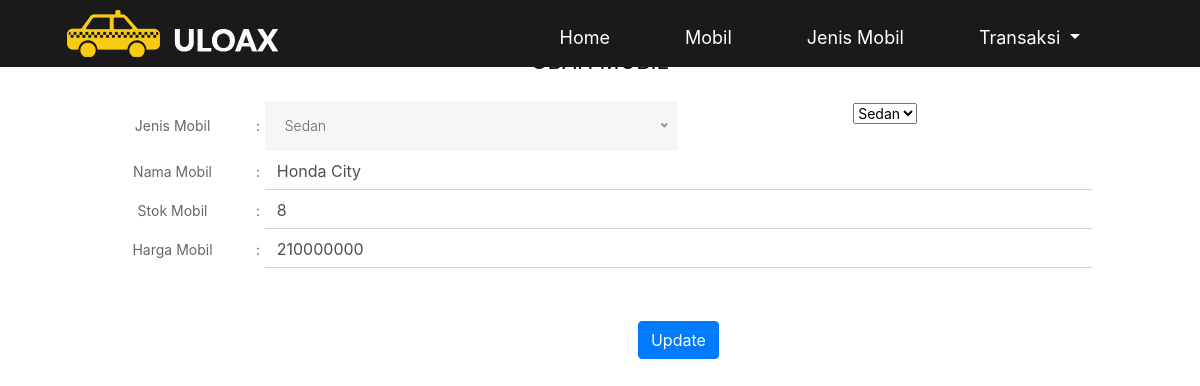
Screenshot of /ubah_mobil.php?id_Mobil=RM001 with the database file from the repository.
### tables this page shows
CREATE TABLE `mobil` (
  `id_Mobil` varchar(5) NOT NULL,
  `id_jenis_Mobil` varchar(5) NOT NULL,
  `nama_Mobil` varchar(50) NOT NULL,
  `stok_Mobil` int(11) NOT NULL,
  `harga_Mobil` int(11) NOT NULL
);

### ubah_mobil.php (the view, shortened to what this page needs)
<!DOCTYPE html>
<html lang="en">
<head>
<link rel="stylesheet" type="text/css" href="css/bootstrap.min.css">
<link rel="stylesheet" type="text/css" href="css/style.css">
<link rel="stylesheet" href="css/responsive.css">
<link rel="stylesheet" href="css/jquery.mCustomScrollbar.min.css">
<link rel="stylesheet" href="https://netdna.bootstrapcdn.com/font-awesome/4.0.3/css/font-awesome.css">
<link rel="stylesheet" href="css/owl.carousel.min.css">
<link rel="stylesheet" href="css/owl.theme.default.min.css">
<link rel="stylesheet" href="https://cdnjs.cloudflare.com/ajax/libs/fancybox/2.1.5/jquery.fancybox.min.css" media="screen">
</head>
<body>
<?php
        if(isset($_GET['id_Mobil']))
        {
            $id = $_GET['id_Mobil'];
            include 'koneksi.php';
            $query = "select * from mobil where id_Mobil='$id'";
            $select = mysqli_query($con, $query);
            $sel = mysqli_fetch_array($select);
        }
  ?>
  <div id="index.html" class="header_section">
        <div class="container">
            <div class="row">
                <div class="col-sm-6 col-lg-3">
                    <div class="logo"><a href="index.html"><img src="images/logo.png"></a></div>
                </div>
                <div class="col-sm-6 col-lg-9">
                    <div class="menu_text">
                        <ul>
                            <li><a href="index.html">Home</a></li>
                            <li><a href="read_mobil.php">Mobil</a></li>
                            <li><a href="read_jenis.php">Jenis Mobil</a></li>
                            <li class="dropdown">
                              <a class="dropdown-toggle" data-toggle="dropdown" href="#">Transaksi
                              <span class="caret"></span></a>
                            </li>
                </div>
                    </div>
            </div>
        </div>
    </div>
    <main>
    <div class="page-section">
      <div class="container">
      <header class="col-12 text-center tm-bg-black-transparent p-5 tes">
                    <h2 class="text-uppercase mb-3 tm-app-feature-header">Ubah Mobil</h2>
                    <form method="post" action="ubah_mobil_db.php?id_Mobil=<?php echo $id ?>">
                      <div class="form-group">
                      <table width="1000px" style="item-align:left;">
                            <tr>
                                <td>Jenis Mobil</td>
                                <td>:</td>
                                <td>
                                <select style="item-align:left;" name="jenis">
                                <?php
                                    include 'koneksi.php';
                                    $sql="select * from jenis_Mobil where status_jenis_Mobil> 0";
                                    $hasil=mysqli_query($con,$sql);
                                    while ($data = mysqli_fetch_array($hasil)) {
                                ?>
                                    <option value="<?php echo $data['id_jenis_Mobil'];?>"><?php echo $data['nama_jenis_Mobil'];?></option>
                                    <?php
                                    }
                                ?>
                                </select>
                                </td>
                            </tr>
                            <tr>
                                <td>Nama Mobil</td>
                                <td>:</td>
                                <td><input value="<?php echo $sel['nama_Mobil'] ?>"class="form-control rounded-0 border-top-0 border-right-0 border-left-0" type="text" name="nama" size="35"/></td>
                            </tr>
                            <tr>
                                <td>Stok Mobil</td>
                                <td>:</td>
                                <td><input value="<?php echo $sel['stok_Mobil'] ?>" class="form-control rounded-0 border-top-0 border-right-0 border-left-0" type="text" name="stok" size="35"/></td>
                            </tr>
                            <tr>
                                <td>Harga Mobil</td>
                                <td>:</td>
                                <td><input value="<?php echo $sel['harga_Mobil'] ?>" class="form-control rounded-0 border-top-0 border-right-0 border-left-0" type="text" name="harga" size="35"/></td>
                            </tr>
                            <tr>
                                <td></td>
                                <td></td>
                                <td>
                                  <br><br>
                                <button class="btn btn-primary" type="submit" name="submit" value="Tambah" >Update</button>
                                </td>
                            </tr>
                        </table>
                </form>
                </header>
      </div>
    </div>
  </main>
</body>
</html>

### css/style.css (style rules this page uses)
* { box-sizing: border-box !important; transition: ease all 0.5s; }
html { scroll-behavior: smooth; }
body { color: #666666; font-size: 14px; font-family:Times New Rom...; line-height: 1.80857; font-weight: normal; overflow-x: hidden; }
a { color: #1f1f1f; text-decoration: none !important; outline: none !important; -webkit-transition: all .3s ease-in-out; -moz-transition: all .3s ease-in-out; -ms-transition: all .3s ease-in-out; -o-transition: all .3s ease-in-out; transition: all .3s ease-in-out; }
h1, h2, h3, h4, h5, h6 { letter-spacing: 0; font-weight: normal; position: relative; padding: 0 0 10px 0; font-weight: normal; line-height: normal; color: #111111; margin: 0 }
h2 { font-size: 22px }
*, *::after, *::before { -webkit-box-sizing: border-box; -moz-box-sizing: border-box; box-sizing: border-box; }
ul, li, ol { margin: 0px; padding: 0px; list-style: none; }
a { color: #222222; text-decoration: none; outline: none !important; }
a, .btn { text-decoration: none !important; outline: none !important; -webkit-transition: all .3s ease-in-out; -moz-transition: all .3s ease-in-out; -ms-transition: all .3s ease-in-out; -o-transition: all .3s ease-in-out; transition: all .3s ease-in-out; }
img { max-width: 100%; height: auto; }
button { border: 0; margin: 0; padding: 0; cursor: pointer; }
.header_section { width: 100%; float: left; background-color: #1a1a1a; height: auto; padding-top: 10px; padding-bottom: 10px; position: fixed; z-index: 01; }
.logo { width: 100%; float: left; text-align: center; }
.menu_text { float: right; width: auto; }
.menu_text ul { margin: 0px; padding: 0px; }
.menu_text li { float: left; padding-right: 75px; font-size: 18px; color: #ffffff; padding-top: 12px; }
.menu_text li a { color: #ffffff; }

### rows the page displays
mobil: nama "Honda City", stok "8", harga "210000000"

### other values shown
form field jenis "Sedan"
